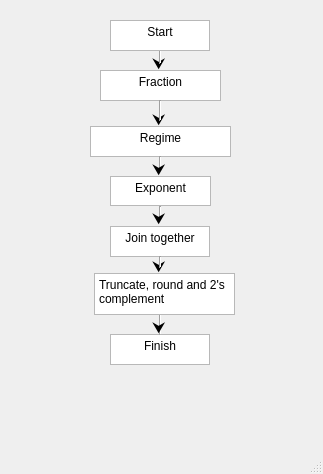
<?xml version="1.0" encoding="UTF-8"?>
<ui version="4.0">
 <class>ConversionGraph</class>
 <widget class="QMainWindow" name="ConversionGraph">
  <property name="geometry">
   <rect>
    <x>0</x>
    <y>0</y>
    <width>323</width>
    <height>474</height>
   </rect>
  </property>
  <property name="windowTitle">
   <string>Conversion</string>
  </property>
  <widget class="QWidget" name="centralwidget">
   <widget class="QTextEdit" name="textEdit_4">
    <property name="geometry">
     <rect>
      <x>110</x>
      <y>176</y>
      <width>101</width>
      <height>30</height>
     </rect>
    </property>
    <property name="html">
     <string>&lt;!DOCTYPE HTML PUBLIC &quot;-//W3C//DTD HTML 4.0//EN&quot; &quot;http://www.w3.org/TR/REC-html40/strict.dtd&quot;&gt;
&lt;html&gt;&lt;head&gt;&lt;meta name=&quot;qrichtext&quot; content=&quot;1&quot; /&gt;&lt;meta charset=&quot;utf-8&quot; /&gt;&lt;style type=&quot;text/css&quot;&gt;
p, li { white-space: pre-wrap; }
hr { height: 1px; border-width: 0; }
&lt;/style&gt;&lt;/head&gt;&lt;body style=&quot; font-family:'Segoe UI'; font-size:9pt; font-weight:400; font-style:normal;&quot;&gt;
&lt;p align=&quot;center&quot; style=&quot; margin-top:0px; margin-bottom:0px; margin-left:0px; margin-right:0px; -qt-block-indent:0; text-indent:0px;&quot;&gt;Exponent&lt;/p&gt;&lt;/body&gt;&lt;/html&gt;</string>
    </property>
   </widget>
   <widget class="Line" name="line_11">
    <property name="geometry">
     <rect>
      <x>150</x>
      <y>206</y>
      <width>20</width>
      <height>13</height>
     </rect>
    </property>
    <property name="orientation">
     <enum>Qt::Vertical</enum>
    </property>
   </widget>
   <widget class="QTextEdit" name="textEdit_5">
    <property name="geometry">
     <rect>
      <x>110</x>
      <y>226</y>
      <width>100</width>
      <height>31</height>
     </rect>
    </property>
    <property name="html">
     <string>&lt;!DOCTYPE HTML PUBLIC &quot;-//W3C//DTD HTML 4.0//EN&quot; &quot;http://www.w3.org/TR/REC-html40/strict.dtd&quot;&gt;
&lt;html&gt;&lt;head&gt;&lt;meta name=&quot;qrichtext&quot; content=&quot;1&quot; /&gt;&lt;meta charset=&quot;utf-8&quot; /&gt;&lt;style type=&quot;text/css&quot;&gt;
p, li { white-space: pre-wrap; }
hr { height: 1px; border-width: 0; }
&lt;/style&gt;&lt;/head&gt;&lt;body style=&quot; font-family:'Segoe UI'; font-size:9pt; font-weight:400; font-style:normal;&quot;&gt;
&lt;p align=&quot;center&quot; style=&quot; margin-top:0px; margin-bottom:0px; margin-left:0px; margin-right:0px; -qt-block-indent:0; text-indent:0px;&quot;&gt;Join together&lt;/p&gt;&lt;/body&gt;&lt;/html&gt;</string>
    </property>
   </widget>
   <widget class="QTextEdit" name="textEdit_7">
    <property name="geometry">
     <rect>
      <x>110</x>
      <y>334</y>
      <width>100</width>
      <height>31</height>
     </rect>
    </property>
    <property name="html">
     <string>&lt;!DOCTYPE HTML PUBLIC &quot;-//W3C//DTD HTML 4.0//EN&quot; &quot;http://www.w3.org/TR/REC-html40/strict.dtd&quot;&gt;
&lt;html&gt;&lt;head&gt;&lt;meta name=&quot;qrichtext&quot; content=&quot;1&quot; /&gt;&lt;meta charset=&quot;utf-8&quot; /&gt;&lt;style type=&quot;text/css&quot;&gt;
p, li { white-space: pre-wrap; }
hr { height: 1px; border-width: 0; }
&lt;/style&gt;&lt;/head&gt;&lt;body style=&quot; font-family:'Segoe UI'; font-size:9pt; font-weight:400; font-style:normal;&quot;&gt;
&lt;p align=&quot;center&quot; style=&quot; margin-top:0px; margin-bottom:0px; margin-left:0px; margin-right:0px; -qt-block-indent:0; text-indent:0px;&quot;&gt;Finish&lt;/p&gt;&lt;/body&gt;&lt;/html&gt;</string>
    </property>
   </widget>
   <widget class="QLabel" name="label_16">
    <property name="geometry">
     <rect>
      <x>152</x>
      <y>257</y>
      <width>20</width>
      <height>20</height>
     </rect>
    </property>
    <property name="text">
     <string>&lt;html&gt;&lt;head/&gt;&lt;body&gt;&lt;p&gt;&lt;span style=&quot; font-size:12pt;&quot;&gt;⮟&lt;/span&gt;&lt;/p&gt;&lt;/body&gt;&lt;/html&gt;</string>
    </property>
   </widget>
   <widget class="Line" name="line_17">
    <property name="geometry">
     <rect>
      <x>150</x>
      <y>314</y>
      <width>20</width>
      <height>21</height>
     </rect>
    </property>
    <property name="orientation">
     <enum>Qt::Vertical</enum>
    </property>
   </widget>
   <widget class="QTextEdit" name="textEdit_2">
    <property name="enabled">
     <bool>true</bool>
    </property>
    <property name="geometry">
     <rect>
      <x>100</x>
      <y>70</y>
      <width>121</width>
      <height>31</height>
     </rect>
    </property>
    <property name="readOnly">
     <bool>false</bool>
    </property>
    <property name="html">
     <string>&lt;!DOCTYPE HTML PUBLIC &quot;-//W3C//DTD HTML 4.0//EN&quot; &quot;http://www.w3.org/TR/REC-html40/strict.dtd&quot;&gt;
&lt;html&gt;&lt;head&gt;&lt;meta name=&quot;qrichtext&quot; content=&quot;1&quot; /&gt;&lt;meta charset=&quot;utf-8&quot; /&gt;&lt;style type=&quot;text/css&quot;&gt;
p, li { white-space: pre-wrap; }
hr { height: 1px; border-width: 0; }
&lt;/style&gt;&lt;/head&gt;&lt;body style=&quot; font-family:'Segoe UI'; font-size:9pt; font-weight:400; font-style:normal;&quot;&gt;
&lt;p align=&quot;center&quot; style=&quot; margin-top:0px; margin-bottom:0px; margin-left:0px; margin-right:0px; -qt-block-indent:0; text-indent:0px;&quot;&gt;Fraction&lt;/p&gt;&lt;/body&gt;&lt;/html&gt;</string>
    </property>
   </widget>
   <widget class="QTextEdit" name="textEdit_3">
    <property name="geometry">
     <rect>
      <x>90</x>
      <y>126</y>
      <width>141</width>
      <height>31</height>
     </rect>
    </property>
    <property name="html">
     <string>&lt;!DOCTYPE HTML PUBLIC &quot;-//W3C//DTD HTML 4.0//EN&quot; &quot;http://www.w3.org/TR/REC-html40/strict.dtd&quot;&gt;
&lt;html&gt;&lt;head&gt;&lt;meta name=&quot;qrichtext&quot; content=&quot;1&quot; /&gt;&lt;meta charset=&quot;utf-8&quot; /&gt;&lt;style type=&quot;text/css&quot;&gt;
p, li { white-space: pre-wrap; }
hr { height: 1px; border-width: 0; }
&lt;/style&gt;&lt;/head&gt;&lt;body style=&quot; font-family:'Segoe UI'; font-size:9pt; font-weight:400; font-style:normal;&quot;&gt;
&lt;p align=&quot;center&quot; style=&quot; margin-top:0px; margin-bottom:0px; margin-left:0px; margin-right:0px; -qt-block-indent:0; text-indent:0px;&quot;&gt;Regime&lt;/p&gt;&lt;/body&gt;&lt;/html&gt;</string>
    </property>
   </widget>
   <widget class="QLabel" name="label_17">
    <property name="geometry">
     <rect>
      <x>152</x>
      <y>318</y>
      <width>20</width>
      <height>20</height>
     </rect>
    </property>
    <property name="text">
     <string>&lt;html&gt;&lt;head/&gt;&lt;body&gt;&lt;p&gt;&lt;span style=&quot; font-size:12pt;&quot;&gt;⮟&lt;/span&gt;&lt;/p&gt;&lt;/body&gt;&lt;/html&gt;</string>
    </property>
   </widget>
   <widget class="QLabel" name="label_15">
    <property name="geometry">
     <rect>
      <x>152</x>
      <y>209</y>
      <width>20</width>
      <height>20</height>
     </rect>
    </property>
    <property name="text">
     <string>&lt;html&gt;&lt;head/&gt;&lt;body&gt;&lt;p&gt;&lt;span style=&quot; font-size:12pt;&quot;&gt;⮟&lt;/span&gt;&lt;/p&gt;&lt;/body&gt;&lt;/html&gt;</string>
    </property>
   </widget>
   <widget class="QTextEdit" name="textEdit_6">
    <property name="geometry">
     <rect>
      <x>94</x>
      <y>273</y>
      <width>141</width>
      <height>42</height>
     </rect>
    </property>
    <property name="html">
     <string>&lt;!DOCTYPE HTML PUBLIC &quot;-//W3C//DTD HTML 4.0//EN&quot; &quot;http://www.w3.org/TR/REC-html40/strict.dtd&quot;&gt;
&lt;html&gt;&lt;head&gt;&lt;meta name=&quot;qrichtext&quot; content=&quot;1&quot; /&gt;&lt;meta charset=&quot;utf-8&quot; /&gt;&lt;style type=&quot;text/css&quot;&gt;
p, li { white-space: pre-wrap; }
hr { height: 1px; border-width: 0; }
&lt;/style&gt;&lt;/head&gt;&lt;body style=&quot; font-family:'Segoe UI'; font-size:9pt; font-weight:400; font-style:normal;&quot;&gt;
&lt;p style=&quot; margin-top:0px; margin-bottom:0px; margin-left:0px; margin-right:0px; -qt-block-indent:0; text-indent:0px;&quot;&gt;Truncate, round and 2's complement&lt;/p&gt;&lt;/body&gt;&lt;/html&gt;</string>
    </property>
   </widget>
   <widget class="Line" name="line_15">
    <property name="geometry">
     <rect>
      <x>150</x>
      <y>256</y>
      <width>20</width>
      <height>12</height>
     </rect>
    </property>
    <property name="orientation">
     <enum>Qt::Vertical</enum>
    </property>
   </widget>
   <widget class="QLabel" name="label_12">
    <property name="geometry">
     <rect>
      <x>152</x>
      <y>110</y>
      <width>20</width>
      <height>20</height>
     </rect>
    </property>
    <property name="text">
     <string>&lt;html&gt;&lt;head/&gt;&lt;body&gt;&lt;p&gt;&lt;span style=&quot; font-size:12pt;&quot;&gt;⮟&lt;/span&gt;&lt;/p&gt;&lt;/body&gt;&lt;/html&gt;</string>
    </property>
   </widget>
   <widget class="QLabel" name="label_11">
    <property name="geometry">
     <rect>
      <x>152</x>
      <y>54</y>
      <width>20</width>
      <height>20</height>
     </rect>
    </property>
    <property name="text">
     <string>&lt;html&gt;&lt;head/&gt;&lt;body&gt;&lt;p&gt;&lt;span style=&quot; font-size:12pt;&quot;&gt;⮟&lt;/span&gt;&lt;/p&gt;&lt;/body&gt;&lt;/html&gt;</string>
    </property>
   </widget>
   <widget class="Line" name="line_8">
    <property name="geometry">
     <rect>
      <x>150</x>
      <y>156</y>
      <width>20</width>
      <height>16</height>
     </rect>
    </property>
    <property name="orientation">
     <enum>Qt::Vertical</enum>
    </property>
   </widget>
   <widget class="QLabel" name="label_14">
    <property name="geometry">
     <rect>
      <x>152</x>
      <y>160</y>
      <width>20</width>
      <height>20</height>
     </rect>
    </property>
    <property name="text">
     <string>&lt;html&gt;&lt;head/&gt;&lt;body&gt;&lt;p&gt;&lt;span style=&quot; font-size:12pt;&quot;&gt;⮟&lt;/span&gt;&lt;/p&gt;&lt;/body&gt;&lt;/html&gt;</string>
    </property>
   </widget>
   <widget class="Line" name="line_2">
    <property name="geometry">
     <rect>
      <x>150</x>
      <y>100</y>
      <width>20</width>
      <height>21</height>
     </rect>
    </property>
    <property name="orientation">
     <enum>Qt::Vertical</enum>
    </property>
   </widget>
   <widget class="Line" name="line">
    <property name="geometry">
     <rect>
      <x>150</x>
      <y>50</y>
      <width>20</width>
      <height>14</height>
     </rect>
    </property>
    <property name="orientation">
     <enum>Qt::Vertical</enum>
    </property>
   </widget>
   <widget class="QTextEdit" name="textEdit">
    <property name="geometry">
     <rect>
      <x>110</x>
      <y>20</y>
      <width>100</width>
      <height>31</height>
     </rect>
    </property>
    <property name="html">
     <string>&lt;!DOCTYPE HTML PUBLIC &quot;-//W3C//DTD HTML 4.0//EN&quot; &quot;http://www.w3.org/TR/REC-html40/strict.dtd&quot;&gt;
&lt;html&gt;&lt;head&gt;&lt;meta name=&quot;qrichtext&quot; content=&quot;1&quot; /&gt;&lt;meta charset=&quot;utf-8&quot; /&gt;&lt;style type=&quot;text/css&quot;&gt;
p, li { white-space: pre-wrap; }
hr { height: 1px; border-width: 0; }
&lt;/style&gt;&lt;/head&gt;&lt;body style=&quot; font-family:'Segoe UI'; font-size:9pt; font-weight:400; font-style:normal;&quot;&gt;
&lt;p align=&quot;center&quot; style=&quot; margin-top:0px; margin-bottom:0px; margin-left:0px; margin-right:0px; -qt-block-indent:0; text-indent:0px;&quot;&gt;Start&lt;/p&gt;&lt;/body&gt;&lt;/html&gt;</string>
    </property>
   </widget>
  </widget>
  <widget class="QMenuBar" name="menubar">
   <property name="geometry">
    <rect>
     <x>0</x>
     <y>0</y>
     <width>323</width>
     <height>22</height>
    </rect>
   </property>
  </widget>
  <widget class="QStatusBar" name="statusbar"/>
 </widget>
 <resources/>
 <connections/>
</ui>
